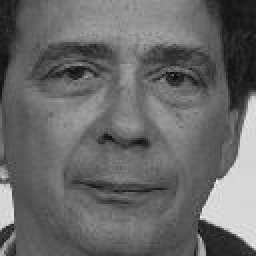
#> input picture IIIT-A/FaceRecongnition/images1/Training images/00743_941201_fa.jpg, 128 x 128 px, found by its file name (shown 2 times larger); its folder holds 4 pictures in this run
$ jupyter execute faceellipse.ipynb
#> lines starting #> are read from the running program, lines starting #| are printed output that depends on the picture
[cell 1]
import numpy as np
import matplotlib.pyplot as plt
import cv2
import os

[cell 2]
height=128
width =128

[cell 3]
Train_Img_Folder = '/home/mononoke/ChessDetection/IIIT-A/FaceRecongnition/images1/Training images'

[cell 4]
print("Train Images:")
train_images_names = os.listdir(Train_Img_Folder) # is a list
training_tensor = np.ndarray(shape=(len(train_images_names),height*width),dtype=np.float64) # shape(rows,columns)

for i in range(len(train_images_names)):
    img = plt.imread(Train_Img_Folder+'/'+train_images_names[i])
#> img is the input picture: shape (128, 128); min 5, max 237, mean 104.3
    training_tensor[i:] = np.array(img,dtype='float64').flatten()
    plt.subplot(5,5,1+i)
    plt.imshow(img, cmap='gray')
plt.show()
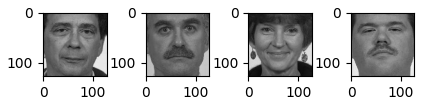
#> figure drawn by matplotlib, 4 panels

[cell 5]
print(training_tensor.shape)
training_tensor[0].shape

[cell 6]
plt.imshow(training_tensor[0].reshape(height,width),"gray")
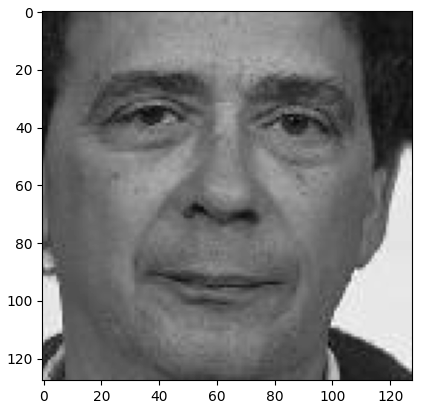
#> figure drawn by matplotlib, 1 panel

[cell 7]
mean_face = np.zeros((1,height*width))

for i in training_tensor:
    mean_face = np.add(mean_face,i)

mean_face = np.divide(mean_face,float(len(train_images_names))).flatten()

plt.imshow(mean_face.reshape(height, width), cmap='gray')
plt.show()
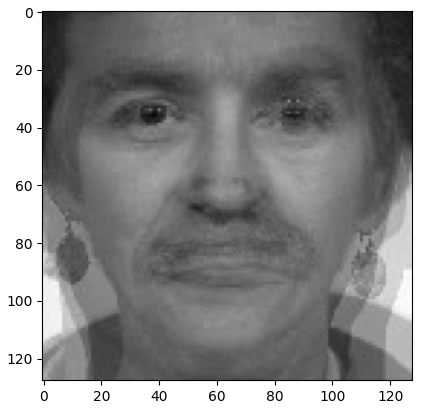
#> figure drawn by matplotlib, 1 panel

[cell 8]
normalised_training_tensor = np.ndarray(shape=(len(train_images_names), height*width))
for i in range(len(train_images_names)):
    normalised_training_tensor[i] = np.subtract(training_tensor[i],mean_face)

[cell 9]
for i in range(len(normalised_training_tensor)):
    img = normalised_training_tensor[i].reshape(height,width)
    # plt.subplot(5,5,1+i)
    plt.imshow(img,cmap="gray")
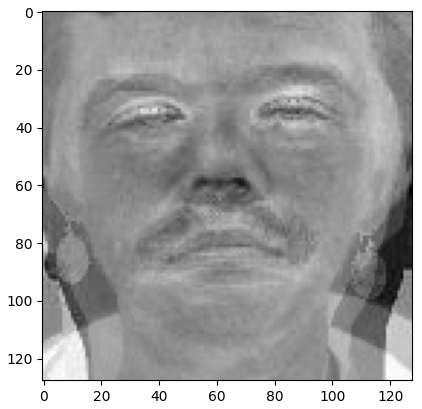
#> figure drawn by matplotlib, 1 panel

[cell 10]
plt.subplot(1,2,1)
plt.imshow(training_tensor[0].reshape(height,width),"gray")
plt.subplot(1,2,2)
plt.imshow(normalised_training_tensor[0].reshape(height,width),"gray")
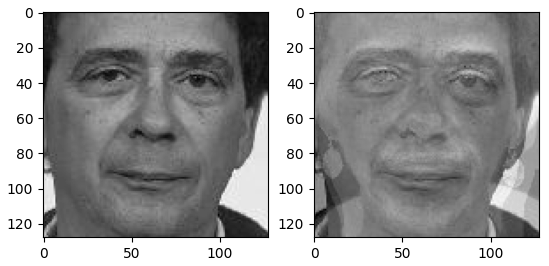
#> figure drawn by matplotlib, 2 panels

[cell 11]
# print(training_tensor.shape)
conv_matrix = np.cov(training_tensor)

eigenvalue,eigenvector = np.linalg.eig(conv_matrix)

[cell 12]
eigenvalue

[cell 13]
#Plotting the eigen vectors for each face..
'''
A -> (160000,25)
A.t A  * (vector) = constant * vector
A.t A -> 25 , 25 or better as the number of images..
Eigen vector would be of 25*25
'''
print("ok")

Eigen Vector gives the directions in which it is stretched and the magnitude is the eigen value.
Eigen Face is the name given to a set of eigenvectors used in human face recongiton system. (% us of each eigen vector..)

[cell 14]
eig_pairs = [(eigenvalue[index],eigenvector[:,index]) for index in range(len(eigenvalue))]
eig_pairs.sort(reverse=True)
eigvalues_sort  = [eig_pairs[index][0] for index in range(len(eigenvalue))]
eigvectors_sort = [eig_pairs[index][1] for index in range(len(eigenvalue))]

sorted_ind = sorted(range(eigenvalue.shape[0]), key=lambda k: eigenvalue[k], reverse=True)

eigvalues_sort = eigenvalue[sorted_ind]
eigvectors_sort = eigenvector[sorted_ind]
train_set_files_sort = np.array(os.listdir("images1/Training images/"))[sorted_ind]

[cell 15]
reduced_data = np.array(eigvectors_sort[:25]).transpose()
print(training_tensor.shape)
print("the reduced data shape is :",reduced_data.shape)
proj_data = np.dot(training_tensor.transpose(),reduced_data)
proj_data = proj_data.transpose()
proj_data.shape

[cell 16]
# plotting the eigen faces..
for i in range(proj_data.shape[0]):
    img = proj_data[i].reshape(height,width)
    plt.subplot(5,5,1+i)
    plt.imshow(img, cmap='gray')
#> this loop made 4 passes
#> pass 1, `img = proj_data[i].reshape(height,width)`:
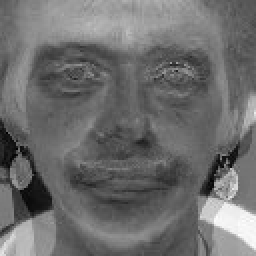
#> img: shape (128, 128) float64 (shown 2 times larger); min -84.8, max 209.3, mean 41.7; drawn with min black and max white
#> pass 2, `img = proj_data[i].reshape(height,width)`:
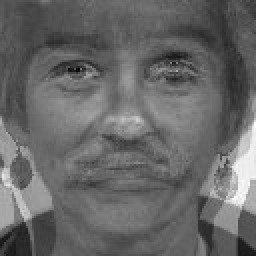
#> img: shape (128, 128) float64 (shown 2 times larger); min -56.31, max 231, mean 60.2; drawn with min black and max white
#> pass 3, `img = proj_data[i].reshape(height,width)`:
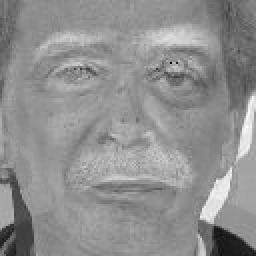
#> img: shape (128, 128) float64 (shown 2 times larger); min -141.8, max 113.5, mean 2.3; drawn with min black and max white
plt.show()
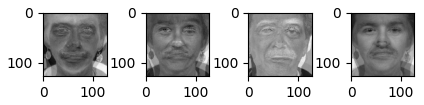
#> figure drawn by matplotlib, 4 panels

[cell 17]
# 25 directions mein mila ke ek eigen vector aaya and aise 25 hai ..

[cell 18]
alpha = sorted(eigvectors_sort[0].tolist(),reverse=True)

[cell 19]
# multiple eigen vector by the wigen value to get the linear transformation

[cell 20]
# reduce the dimensions and select only 2 dimensions
k = 2
reduced_data = np.array(eigvectors_sort[:2]).transpose()
reduced_values = np.array(eigvalues_sort[:2])
reduced_data.shape

[cell 21]
reduced_values

[cell 22]
print(training_tensor.transpose().shape, reduced_data.shape)

Now what to do ?
Hence now we have to plot the eigen faces and the

[cell 23]
# plot the eigen vectors for all the faces
origin = [0,0]

[cell 24]
reduced_data[0]

[cell 25]
reduced_values

[cell 26]
a = reduced_data[0][0] * reduced_values[0]
b = reduced_data[0][1] * reduced_values[1]

[cell 27]
reduced_data[0][1] * reduced_values[1]

[cell 28]
reduced_data[0][0] * reduced_values[0]

[cell 29]
plt.quiver(*origin,a,b,scale=21,scale_units="x")
plt.xlim(-420,420)
plt.ylim(-420,420)
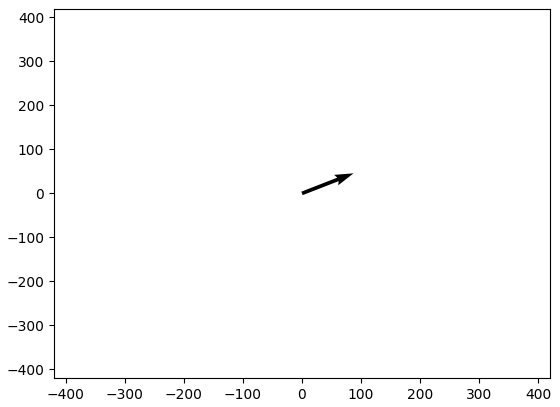
#> figure drawn by matplotlib, 1 panel
